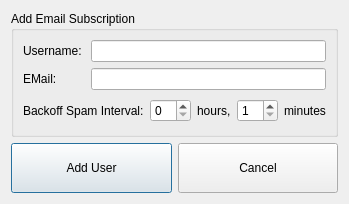
<?xml version="1.0" encoding="UTF-8"?>
<ui version="4.0">
 <class>Dialog</class>
 <widget class="QDialog" name="Dialog">
  <property name="geometry">
   <rect>
    <x>0</x>
    <y>0</y>
    <width>327</width>
    <height>204</height>
   </rect>
  </property>
  <property name="windowTitle">
   <string>Dialog</string>
  </property>
  <layout class="QGridLayout" name="gridLayout_2" rowstretch="2,0">
   <property name="sizeConstraint">
    <enum>QLayout::SetDefaultConstraint</enum>
   </property>
   <item row="1" column="0">
    <layout class="QGridLayout" name="gridLayout">
     <property name="sizeConstraint">
      <enum>QLayout::SetDefaultConstraint</enum>
     </property>
     <item row="0" column="0">
      <widget class="QPushButton" name="addUserButton">
       <property name="sizePolicy">
        <sizepolicy hsizetype="Minimum" vsizetype="Minimum">
         <horstretch>0</horstretch>
         <verstretch>0</verstretch>
        </sizepolicy>
       </property>
       <property name="minimumSize">
        <size>
         <width>0</width>
         <height>50</height>
        </size>
       </property>
       <property name="maximumSize">
        <size>
         <width>16777215</width>
         <height>50</height>
        </size>
       </property>
       <property name="text">
        <string>Add User</string>
       </property>
       <property name="default">
        <bool>false</bool>
       </property>
      </widget>
     </item>
     <item row="0" column="1">
      <widget class="QPushButton" name="cancelButton">
       <property name="sizePolicy">
        <sizepolicy hsizetype="Minimum" vsizetype="Minimum">
         <horstretch>0</horstretch>
         <verstretch>0</verstretch>
        </sizepolicy>
       </property>
       <property name="minimumSize">
        <size>
         <width>0</width>
         <height>50</height>
        </size>
       </property>
       <property name="maximumSize">
        <size>
         <width>16777215</width>
         <height>50</height>
        </size>
       </property>
       <property name="text">
        <string>Cancel</string>
       </property>
      </widget>
     </item>
    </layout>
   </item>
   <item row="0" column="0">
    <widget class="QGroupBox" name="groupBox">
     <property name="title">
      <string>Add Email Subscription</string>
     </property>
     <layout class="QGridLayout" name="gridLayout_3">
      <item row="0" column="0">
       <widget class="QLabel" name="usernameLabel">
        <property name="text">
         <string>Username: </string>
        </property>
       </widget>
      </item>
      <item row="0" column="1">
       <widget class="QLineEdit" name="usernameLineEdit">
        <property name="font">
         <font>
          <kerning>false</kerning>
         </font>
        </property>
        <property name="styleSheet">
         <string notr="true">border-color:rgb(0, 0, 0);</string>
        </property>
       </widget>
      </item>
      <item row="1" column="0">
       <widget class="QLabel" name="emailLabel">
        <property name="text">
         <string>EMail:</string>
        </property>
       </widget>
      </item>
      <item row="1" column="1">
       <widget class="QLineEdit" name="emailLineEdit">
        <property name="styleSheet">
         <string notr="true">border-color:rgb(0, 0, 0);</string>
        </property>
       </widget>
      </item>
      <item row="2" column="0" colspan="2">
       <layout class="QHBoxLayout" name="horizontalLayout">
        <item>
         <widget class="QLabel" name="backoffTimeLabel">
          <property name="text">
           <string>Backoff Spam Interval:</string>
          </property>
         </widget>
        </item>
        <item>
         <widget class="QSpinBox" name="hoursSpinBox"/>
        </item>
        <item>
         <widget class="QLabel" name="hoursLabel">
          <property name="text">
           <string>hours,</string>
          </property>
         </widget>
        </item>
        <item>
         <widget class="QSpinBox" name="minutesSpinBox">
          <property name="minimum">
           <number>1</number>
          </property>
          <property name="maximum">
           <number>24</number>
          </property>
         </widget>
        </item>
        <item>
         <widget class="QLabel" name="minutesLabel">
          <property name="text">
           <string>minutes</string>
          </property>
         </widget>
        </item>
       </layout>
      </item>
     </layout>
    </widget>
   </item>
  </layout>
 </widget>
 <resources/>
 <connections/>
</ui>
